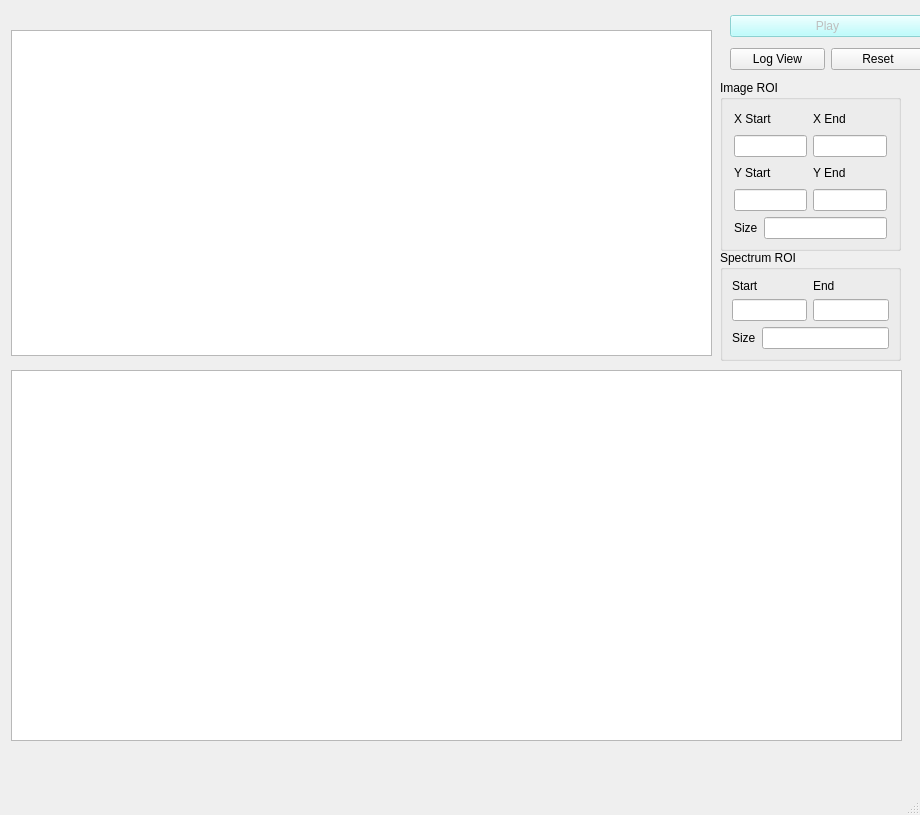
<?xml version="1.0" encoding="UTF-8"?>
<ui version="4.0">
 <class>MainWindow</class>
 <widget class="QMainWindow" name="MainWindow">
  <property name="geometry">
   <rect>
    <x>0</x>
    <y>0</y>
    <width>920</width>
    <height>815</height>
   </rect>
  </property>
  <property name="windowTitle">
   <string>MainWindow</string>
  </property>
  <widget class="QWidget" name="centralwidget">
   <widget class="ImageView" name="image_view">
    <property name="geometry">
     <rect>
      <x>11</x>
      <y>30</y>
      <width>701</width>
      <height>326</height>
     </rect>
    </property>
    <property name="sizePolicy">
     <sizepolicy hsizetype="Preferred" vsizetype="Preferred">
      <horstretch>0</horstretch>
      <verstretch>0</verstretch>
     </sizepolicy>
    </property>
   </widget>
   <widget class="PlotWidget" name="spectrum_view">
    <property name="geometry">
     <rect>
      <x>11</x>
      <y>370</y>
      <width>891</width>
      <height>371</height>
     </rect>
    </property>
   </widget>
   <widget class="QGroupBox" name="groupBox">
    <property name="geometry">
     <rect>
      <x>720</x>
      <y>80</y>
      <width>181</width>
      <height>171</height>
     </rect>
    </property>
    <property name="sizePolicy">
     <sizepolicy hsizetype="Minimum" vsizetype="Minimum">
      <horstretch>0</horstretch>
      <verstretch>0</verstretch>
     </sizepolicy>
    </property>
    <property name="title">
     <string>Image ROI </string>
    </property>
    <layout class="QGridLayout" name="gridLayout_8">
     <property name="leftMargin">
      <number>11</number>
     </property>
     <property name="rightMargin">
      <number>11</number>
     </property>
     <item row="0" column="0">
      <layout class="QGridLayout" name="gridLayout_7">
       <item row="1" column="0">
        <layout class="QGridLayout" name="gridLayout_6">
         <item row="0" column="0">
          <widget class="QLabel" name="label_5">
           <property name="styleSheet">
            <string notr="true">font: 75 10pt &quot;MS Shell Dlg 2&quot;;</string>
           </property>
           <property name="text">
            <string>Size</string>
           </property>
          </widget>
         </item>
         <item row="0" column="1">
          <widget class="QLineEdit" name="le_roi_size">
           <property name="readOnly">
            <bool>true</bool>
           </property>
          </widget>
         </item>
        </layout>
       </item>
       <item row="0" column="0">
        <layout class="QGridLayout" name="gridLayout_5">
         <item row="1" column="1">
          <layout class="QGridLayout" name="gridLayout_4">
           <item row="0" column="0">
            <widget class="QLabel" name="label_3">
             <property name="text">
              <string>Y End</string>
             </property>
            </widget>
           </item>
           <item row="1" column="0">
            <widget class="QLineEdit" name="le_roi_ye">
             <property name="readOnly">
              <bool>true</bool>
             </property>
            </widget>
           </item>
          </layout>
         </item>
         <item row="0" column="0">
          <layout class="QGridLayout" name="gridLayout_2">
           <item row="0" column="0">
            <widget class="QLabel" name="label">
             <property name="text">
              <string>X Start</string>
             </property>
            </widget>
           </item>
           <item row="1" column="0">
            <widget class="QLineEdit" name="le_roi_xs">
             <property name="readOnly">
              <bool>true</bool>
             </property>
            </widget>
           </item>
          </layout>
         </item>
         <item row="1" column="0">
          <layout class="QGridLayout" name="gridLayout">
           <item row="0" column="0">
            <widget class="QLabel" name="label_4">
             <property name="text">
              <string>Y Start</string>
             </property>
            </widget>
           </item>
           <item row="1" column="0">
            <widget class="QLineEdit" name="le_roi_ys">
             <property name="readOnly">
              <bool>true</bool>
             </property>
            </widget>
           </item>
          </layout>
         </item>
         <item row="0" column="1">
          <layout class="QGridLayout" name="gridLayout_3">
           <item row="0" column="0">
            <widget class="QLabel" name="label_2">
             <property name="text">
              <string>X End</string>
             </property>
            </widget>
           </item>
           <item row="1" column="0">
            <widget class="QLineEdit" name="le_roi_xe">
             <property name="readOnly">
              <bool>true</bool>
             </property>
            </widget>
           </item>
          </layout>
         </item>
        </layout>
       </item>
      </layout>
     </item>
    </layout>
   </widget>
   <widget class="QGroupBox" name="groupBox_2">
    <property name="geometry">
     <rect>
      <x>720</x>
      <y>250</y>
      <width>181</width>
      <height>111</height>
     </rect>
    </property>
    <property name="sizePolicy">
     <sizepolicy hsizetype="Minimum" vsizetype="Minimum">
      <horstretch>0</horstretch>
      <verstretch>0</verstretch>
     </sizepolicy>
    </property>
    <property name="title">
     <string>Spectrum ROI </string>
    </property>
    <layout class="QGridLayout" name="gridLayout_9">
     <item row="0" column="0">
      <layout class="QGridLayout" name="gridLayout_13">
       <item row="0" column="0">
        <widget class="QLabel" name="label_7">
         <property name="text">
          <string>Start</string>
         </property>
        </widget>
       </item>
       <item row="1" column="0">
        <widget class="QLineEdit" name="le_roi_spec_s">
         <property name="readOnly">
          <bool>true</bool>
         </property>
        </widget>
       </item>
      </layout>
     </item>
     <item row="0" column="1">
      <layout class="QGridLayout" name="gridLayout_15">
       <item row="0" column="0">
        <widget class="QLabel" name="label_9">
         <property name="text">
          <string>End</string>
         </property>
        </widget>
       </item>
       <item row="1" column="0">
        <widget class="QLineEdit" name="le_roi_spec_e">
         <property name="readOnly">
          <bool>true</bool>
         </property>
        </widget>
       </item>
      </layout>
     </item>
     <item row="1" column="0" colspan="2">
      <layout class="QGridLayout" name="gridLayout_16">
       <item row="0" column="0">
        <widget class="QLabel" name="label_10">
         <property name="styleSheet">
          <string notr="true">font: 75 10pt &quot;MS Shell Dlg 2&quot;;</string>
         </property>
         <property name="text">
          <string>Size</string>
         </property>
        </widget>
       </item>
       <item row="0" column="1">
        <widget class="QLineEdit" name="le_roi_spec_size">
         <property name="readOnly">
          <bool>true</bool>
         </property>
        </widget>
       </item>
      </layout>
     </item>
    </layout>
   </widget>
   <widget class="QWidget" name="">
    <property name="geometry">
     <rect>
      <x>730</x>
      <y>10</y>
      <width>195</width>
      <height>65</height>
     </rect>
    </property>
    <layout class="QGridLayout" name="gridLayout_10">
     <item row="0" column="0" colspan="2">
      <widget class="QPushButton" name="pb_play_stack">
       <property name="enabled">
        <bool>false</bool>
       </property>
       <property name="styleSheet">
        <string notr="true">background-color: rgb(170, 255, 255);
font: 75 12pt &quot;MS Shell Dlg 2&quot;;</string>
       </property>
       <property name="text">
        <string>Play</string>
       </property>
      </widget>
     </item>
     <item row="1" column="0">
      <widget class="QPushButton" name="pb_log_view">
       <property name="text">
        <string>Log View</string>
       </property>
      </widget>
     </item>
     <item row="1" column="1">
      <widget class="QPushButton" name="pb_reset">
       <property name="text">
        <string>Reset</string>
       </property>
      </widget>
     </item>
    </layout>
   </widget>
  </widget>
  <widget class="QMenuBar" name="menubar">
   <property name="geometry">
    <rect>
     <x>0</x>
     <y>0</y>
     <width>920</width>
     <height>26</height>
    </rect>
   </property>
  </widget>
  <widget class="QStatusBar" name="statusbar"/>
 </widget>
 <customwidgets>
  <customwidget>
   <class>ImageView</class>
   <extends>QGraphicsView</extends>
   <header>pyqtgraph</header>
  </customwidget>
  <customwidget>
   <class>PlotWidget</class>
   <extends>QGraphicsView</extends>
   <header>pyqtgraph</header>
  </customwidget>
 </customwidgets>
 <resources/>
 <connections/>
</ui>
